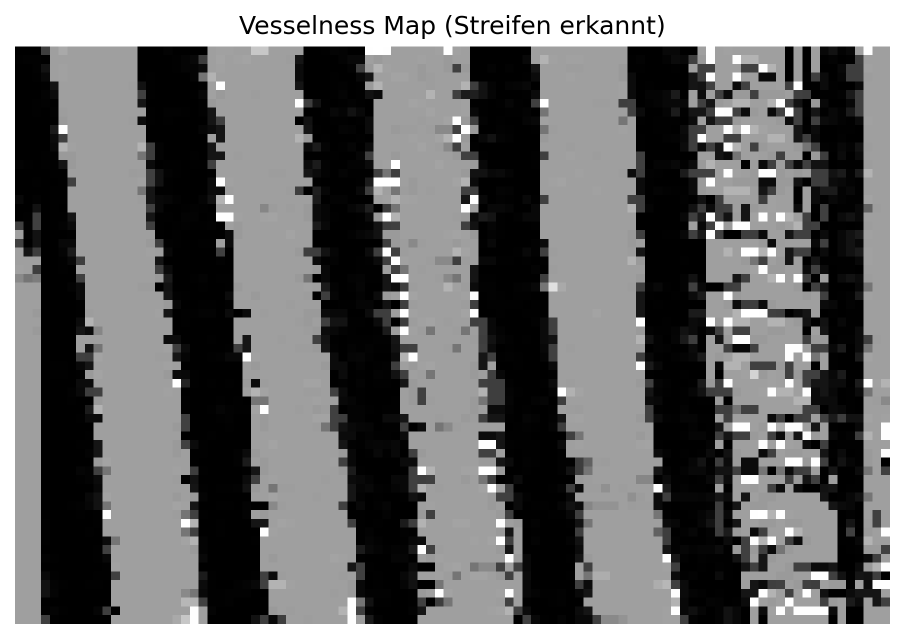
#> input picture blur_test/images/output_stripes.png, 1810 x 1278 px, given in place of testStripes5.jpg, which was not available (shown at 1/2 size)
$ python main.py
#> lines starting #> are read from the running program, lines starting #| are printed output that depends on the picture; after the words box and inside, x2 and y2 are one past the last pixel; in counts of white or black regions, pixels touching at a corner belong together; pictures that were not available may be replaced by others from this repository, and a replacement may not be noted
### blur_test/triangulation.py
import numpy as np

# Kamera
cam_in  = (700, 700, 320, 240)      # fx, fy, cx, cy
cam_ex  = (-0.6, 0.1, 0.0, 0, 0, 0)  # tx, ty, tz, rx, ry, rz

# Projektor
proj_in  = (850, 850, 400, 300)     # fx, fy, cx, cy
proj_ex  = (0.6, -0.1, 0.0, 0, 8, 0) # tx, ty, tz, rx, ry, rz

# Bildpunkte Test
cam_pxl = [(300, 270), (305, 270)]   # u, v
proj_pxl = [(445, 315), (450, 315)]  # u, v

def local_beam(u, v, intr):
    x = (u - intr[2])/intr[0]
    y = (v - intr[3])/intr[1]
    z = 1

    norm = np.sqrt(x**2 + y**2 + z)
    d = [x/norm, y/norm, z/norm]

    return d

def world_beam(d, extr):
    rx, ry, rz = np.deg2rad(extr[3:])
    R = Rz(rz) @ Ry(ry) @ Rx(rx)
    d = d @ R
    return d

def Rx(a):
    c, s = np.cos(a), np.sin(a)
    return np.array([
        [1, 0, 0],
        [0, c, -s],
        [0, s,  c]
    ])

def Ry(a):
    c, s = np.cos(a), np.sin(a)
    return np.array([
        [ c, 0, s],
        [ 0, 1, 0],
        [-s, 0, c]
    ])

def Rz(a):
    c, s = np.cos(a), np.sin(a)
    return np.array([
        [ c, -s, 0],
        [ s,  c, 0],
        [ 0,  0, 1]
    ])

def find_point(extr1, extr2, d, e):
    d1 = np.array(d)
    d2 = np.array(e)
    kor1 = np.array(extr1[:3])
    kor2 = np.array(extr2[:3])
    w = kor1 - kor2

    a = np.dot(d1,d1)
    b = np.dot(d1,d2)
    c = np.dot(d2,d2)
    d0 = np.dot(d1, w)
    e0 = np.dot(d2, w)

    delta = a*c - b**2
    if delta == 0:
        print("kein Punkt, geraden sind parallel")
        return 0

    t_near = (b*e0 - c*d0)/delta
    s_near = (a*e0 - b*d0)/delta

    X1 = t_near * d1 + kor1
    X2 = s_near * d2 + kor2

    return (X1 + X2)/2

def calculate_point(cam, proj):
    d = local_beam(cam[0], cam[1], cam_in)
    d = world_beam(d, cam_ex)
    e = local_beam(proj[0],proj[1], proj_in)
    e = world_beam(e, proj_ex)
    return find_point(cam_ex, proj_ex, d, e)

def calculate_all_points(cam, proj):
    points = []
    for c, p in cam, proj:
        points.append(calculate_point(c, p))
    return points

def save_ply_points(filename, cam_pxl, proj_pxl):
    points = np.array(calculate_all_points(cam_pxl, proj_pxl))
    assert points.ndim == 2 and points.shape[1] == 3

    n = points.shape[0]
    with open(filename, "w") as f:
        f.write("ply\n")
        f.write("format ascii 1.0\n")
        f.write(f"element vertex {n}\n")
        f.write("property float x\n")
        f.write("property float y\n")
        f.write("property float z\n")
        f.write("end_header\n")

        for x, y, z in points:
            f.write(f"{x} {y} {z}\n")

save_ply_points("test_points.ply", cam_pxl, proj_pxl)

### blur_test/stripeDetectionManySigma.py
# Beispiel: Graustufenbild einlesen
import cv2
import numpy as np
import matplotlib.pyplot as plt
from scipy.signal import find_peaks
from scipy.ndimage import gaussian_filter
from scipy.ndimage import binary_closing
import os
import re
import time

test_img_num = 5
sigmas = [1, 2, 3]
save_plot = False
save_img = False
one_line = False
#================================================================================================
# Visual functions
#================================================================================================
# [135 lines left out: functions save_image, plot_array, plot_array_over_img, img_vesselnessmap, mark_stripes, mark_window and 1 more, not called in this run]

#================================================================================================
# Essential functions
#================================================================================================
def read_image(img_name):       # Img einlesen
    folder = os.path.dirname(os.path.abspath(__file__))
    img_path = os.path.join(folder, "images", "testStripes" + str(img_name) + ".jpg")
    I_BGR = cv2.imread(img_path)
    I_GRAY  = cv2.cvtColor(I_BGR, cv2.COLOR_BGR2GRAY)
    return I_GRAY, I_BGR

def img_blurring(I_GRAY, sigmas):  # Img blurren
    I_sigmas = []
    count = 1
    for i in sigmas:
        ksize = int(6 * i + 1)
        I_sigma = cv2.GaussianBlur(I_GRAY, (ksize, ksize), sigmaX=i, sigmaY=i)  # (5, 5) Kernel, gibt Feldgröße an, sigma, gibt gewichtung an
        I_sigmas.append(I_sigma)
    return I_sigmas

def img_lambda(I_sigmas):       # Lambdas berechnen
    lambdas = []
    count = 0
    Ixxs = []
    Iyys = []
    Ixys = []
    for I_sigma in I_sigmas:
        Iyy = gaussian_filter(I_sigma, sigma=sigmas[count], order=(2,0))
        Ixx = gaussian_filter(I_sigma, sigma=sigmas[count], order=(0,2))
        Ixy = gaussian_filter(I_sigma, sigma=sigmas[count], order=(1,1))

        # da Große Sigma werden systematisch benachteiligt werden
        Ixx *= sigmas[count]**2
        Iyy *= sigmas[count]**2
        Ixy *= sigmas[count]**2
        count += 1

        tmp1 = (Ixx + Iyy) / 2.0
        tmp2 = np.sqrt(((Ixx - Iyy)/2)**2 + (Ixy**2))
        lambda1 = tmp1 + tmp2
        lambda2 = tmp1 - tmp2
        lambdas.append((lambda1, lambda2))

        # Um alle Ableitungen plotten zu können
        Ixxs.append(Ixx)
        Iyys.append(Iyy)
        Ixys.append(Ixy)
    if save_plot and one_line is False:
        plot_array_over_img(Ixxs, "2_Ableitungen", True, I_RGB)
    return lambdas

def img_vesselness(lambdas, alpha, beta): # erstellt vesselness map
    eps = 1e-8
    V_all = []

    for lambda1, lambda2 in lambdas:
        # 1) Sortieren: |λ1| >= |λ2|
        l1 = lambda1
        l2 = lambda2
        switch = np.abs(lambda2) > np.abs(lambda1)
        l1, l2 = np.where(switch, lambda2, lambda1), np.where(switch, lambda1, lambda2)

        # 2) Vesselness-Formel
        mask = l1 > 0
        R = abs(l2 / (l1 + eps))
        S = l1**2 + l2**2
        V = np.zeros_like(l1)
        V[mask] = np.exp(-alpha * R[mask]) * (1 - np.exp(-beta * S[mask]))
        V_all.append(V)

    # Multi-scale Vesselness -> Pixelweises Maximum über alle sigma
    V_all = np.stack(V_all, axis=0)
    V_max = np.max(V_all, axis=0)

    # Normierung
    V_norm = (V_max - np.min(V_max)) / (np.max(V_max) - np.min(V_max) + eps)

    return V_norm, V_all, V_max

# [15 lines left out: function find_mask, not called in this run]

def detect_stripes(I_RGB_max, y): # scannt nach peaks und filtert mit der vesellnes map
    peaks, props = find_peaks(I_RGB_max[y], prominence= 10, distance=10)
    return peaks

# [88 lines left out: functions find_true_stripes, color_detection, color_mapping, colorline_detection, test_accuracy, create_projector_values, not called in this run]

def get_projector_values(window_size):
    if test_img_num != 1:
        projector_points = []
        projector_color = []
        with open("blur_test/peaks_projector.txt", "r", encoding="utf-8") as f:
            for line in f:
                projector_points.append(int(line))
        with open("blur_test/color_projector.txt", "r", encoding="utf-8") as f:
            for line in f:
                projector_color.append(line.rstrip('\n'))

        projector_values = {}
        for i in range(len(projector_color) - window_size + 1):
            key = tuple(projector_color[i: i + window_size])
            value = projector_points[i: i + window_size]
            projector_values[key] = value
        return projector_values
    else:
        return None, None

# [118 lines left out: functions find_window, find_window_fast, find_window_correct, not called in this run]

def find_window_quick():
    pass

def calc_one_line(I_RGB, I_BGR, V_norm):
    if one_line:
        y_scan = I_RGB.shape[0] // 2
        I_RGB_max = np.max(I_RGB, axis=2)
        peaks = detect_stripes(V_norm, I_RGB_max, y_scan)
        colorcombination = colorline_detection(I_RGB, y_scan, peaks)
        print(colorcombination)
        create_projector_values(peaks, colorcombination)
        #if test_img_num <= 6:
            #print(test_accuracy(colorcombination, test_img_num))

def calc_multiple_lines(I_RGB, I_BGR, V_norm):   #Funktion zu langsam
    if one_line is False:
        #all_old_peaks = []
        all_points_camera = []
        all_points_projector = []
        #all_intervall_anfang = []
        #all_intervall_ende = []

        I_RGB_max = np.max(I_RGB, axis=2)   # shape: (H, W)
        projector_values = get_projector_values(5)

        time_mask = 0
        time_stripes = 0
        time_true_stripes = 0
        time_window = 0

        start_loop = time.perf_counter()
        for y in range(0, I_RGB.shape[0]):    # Schleife zu langsam
            start_mask = time.perf_counter()
            intervall_anfang, intervall_ende = find_mask(V_norm, y)                                       #!!!!!!!
            end_mask = time.perf_counter()
            time_mask += (end_mask - start_mask)
            start_stripes = time.perf_counter()
            peaks = detect_stripes(I_RGB_max, y)                                                          #!!!!!!!
            end_stripes = time.perf_counter()
            time_stripes += (end_stripes - start_stripes)
            start_true_stripes = time.perf_counter()
            #peaks = find_true_stripes(peaks,intervall_anfang, intervall_ende)                        #!!!!!!!
            end_true_stripes = time.perf_counter()
            time_true_stripes += (end_true_stripes - start_true_stripes)
            start_window = time.perf_counter()
            if len(peaks) >= 5 and len(projector_values) >= 5:
                colorcombination = colorline_detection(I_RGB, y, peaks)                              #!!!!!!!
                #all_colorcombination.append(colorcombination)
                c, p = find_window(projector_values, colorcombination, peaks, 5) #!!!!!!!
                for i in range(len(c)):
                    all_points_camera.append((c[i],y))
                    all_points_projector.append((p[i],y))
            else:
                #all_colorcombination.append([])
                pass
            #print(y)
            end_window = time.perf_counter()
            time_window += (end_window - start_window)

        end_loop = time.perf_counter()
        print("Time for loop     : " + str(end_loop - start_loop))
        print("-----------------------------------------------")
        print("Time for maske    : " + str(round(time_mask, 3))+ " s")
        print("Time for stripes  : " + str(round(time_stripes,3))+ " s")
        print("Time for true_str : " + str(round(time_true_stripes,3))+ " s")
        print("Time for window   : " + str(round(time_window, 3))+ " s")

        show_peaks = False
        if show_peaks:
            overlay = I_RGB.copy().astype(float) / 255.0

            plt.figure(figsize=(10,10))
            plt.imshow(overlay)

            # [13 lines of commented-out code are left out]

            plt.title("Intervalle und Peaks")
            plt.show()
        return all_points_camera, all_points_projector
    return None, None

def get_vessels():
    I_GRAY, I_BGR = read_image(test_img_num)
#> in read_image, I_BGR is the input picture: shape (1278, 1810, 3); min 0, max 255, mean 110.3
    I_RGB = cv2.cvtColor(I_BGR, cv2.COLOR_BGR2RGB)
    I_sigmas = img_blurring(I_GRAY, sigmas)
#> after the loop in img_blurring, `for i in sigmas:`: I_sigmas = 3 items
    lambdas = img_lambda(I_sigmas)
    V_norm, V_all, V_max = img_vesselness(lambdas, 0.5, 0.5 )
    return I_RGB, I_BGR, V_norm

#================================================================================================
# Main
#================================================================================================
def main():

    I_RGB, I_BGR, V_norm = get_vessels()
#> the loop in img_lambda, `for I_sigma in I_sigmas:` made 3 passes
#> pass 1, in img_lambda, `tmp1 = (Ixx + Iyy) / 2.0`:
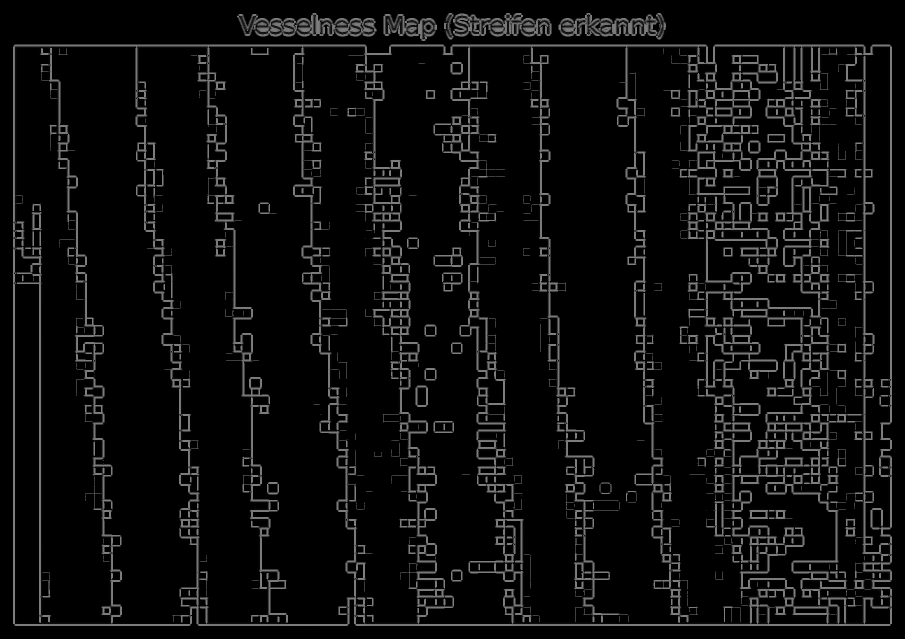
#> tmp1: shape (1278, 1810) float64 (shown at 1/2 size); min 0, max 127.5, mean 13.2
#> after the loop in img_lambda, `for I_sigma in I_sigmas:`:
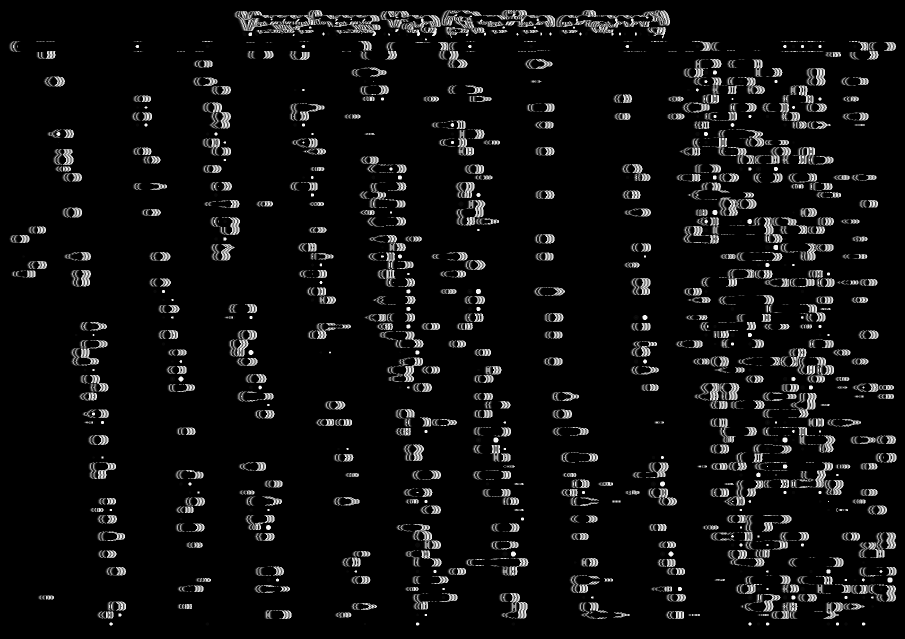
#> Ixy: shape (1278, 1810) (shown at 1/2 size); min 0, max 252, mean 14.5
#> after the loop in img_lambda, `for I_sigma in I_sigmas:`:
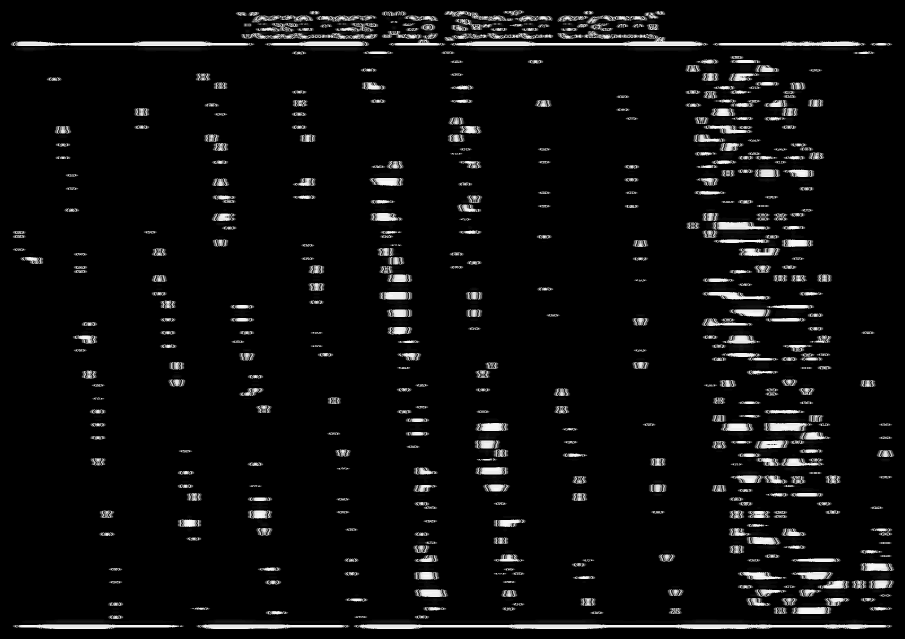
#> Iyy: shape (1278, 1810) (shown at 1/2 size); min 0, max 255, mean 12.5
#> after the loop in img_lambda, `for I_sigma in I_sigmas:`: count = 3; lambdas = 3 items
#> the loop in img_vesselness, `for lambda1, lambda2 in lambdas:` made 3 passes
#> pass 1, in img_vesselness, `l2 = lambda2`:
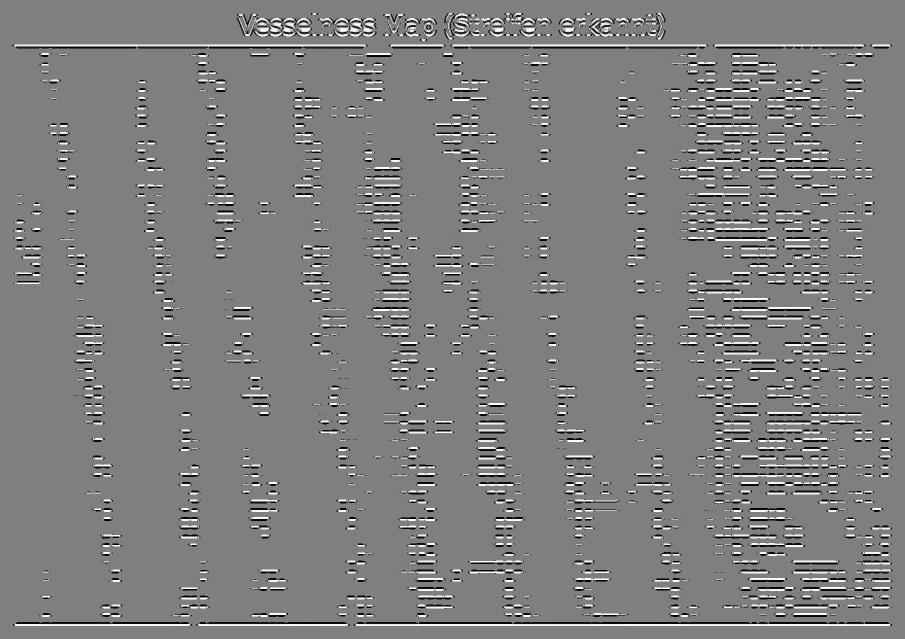
#> l2: shape (1278, 1810) float64 (shown at 1/2 size); min -127.9, max 127, mean -0.1; drawn with min black and max white
#> pass 1, in img_vesselness, `mask = l1 > 0`:
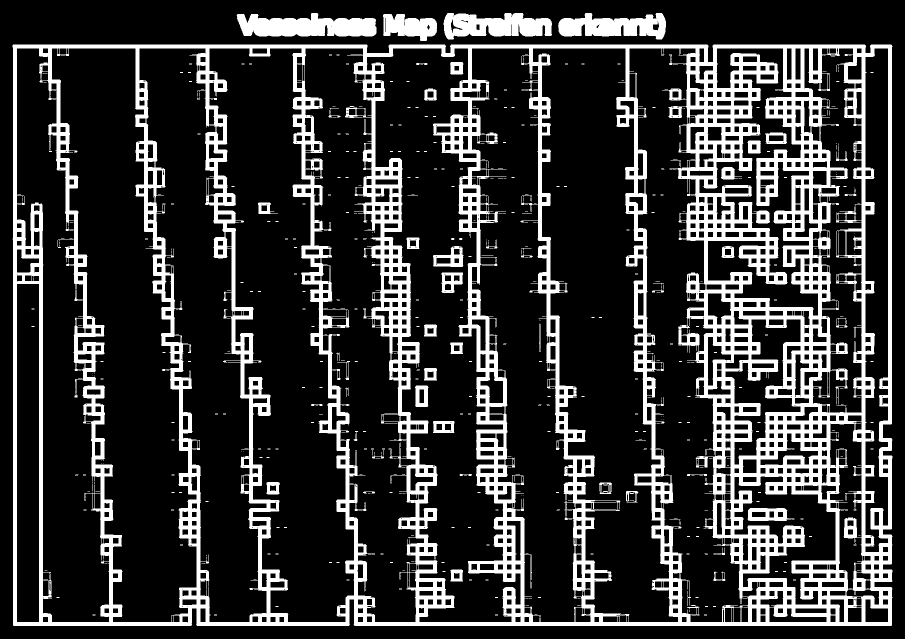
#> mask: shape (1278, 1810) bool (shown at 1/2 size); 21.1% white; 687 white regions (616 under 20 px), largest, box (x1, y1, x2, y2) and area: (25, 89, 1785, 1252) 440270, (473, 26, 753, 73) 9811, (887, 26, 1104, 79) 8070
#> after the loop in img_vesselness, `for lambda1, lambda2 in lambdas:`:
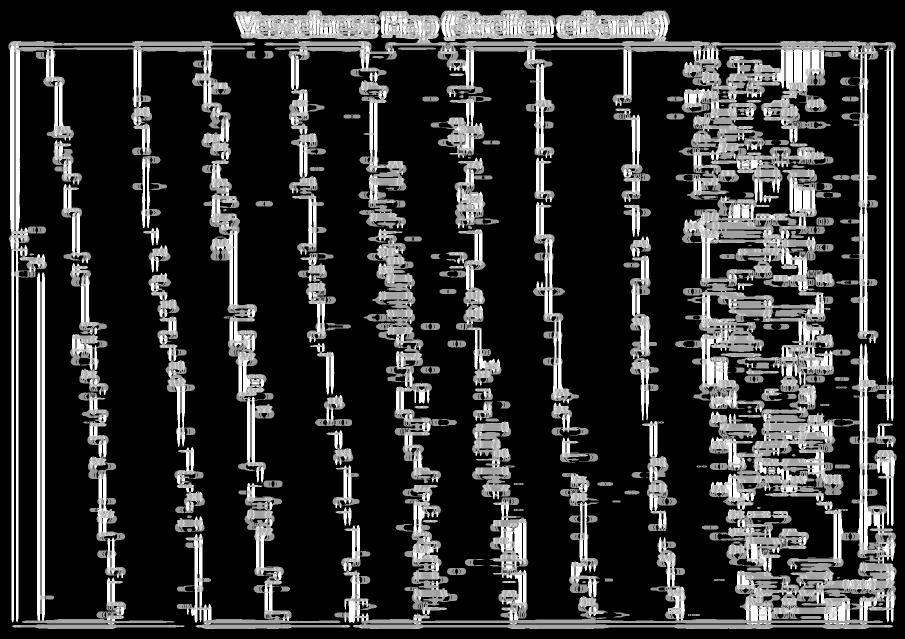
#> V: shape (1278, 1810) float64 (shown at 1/2 size); min 0, max 1, mean 0.197
#> in img_vesselness, `V_max = np.max(V_all, axis=0)`:
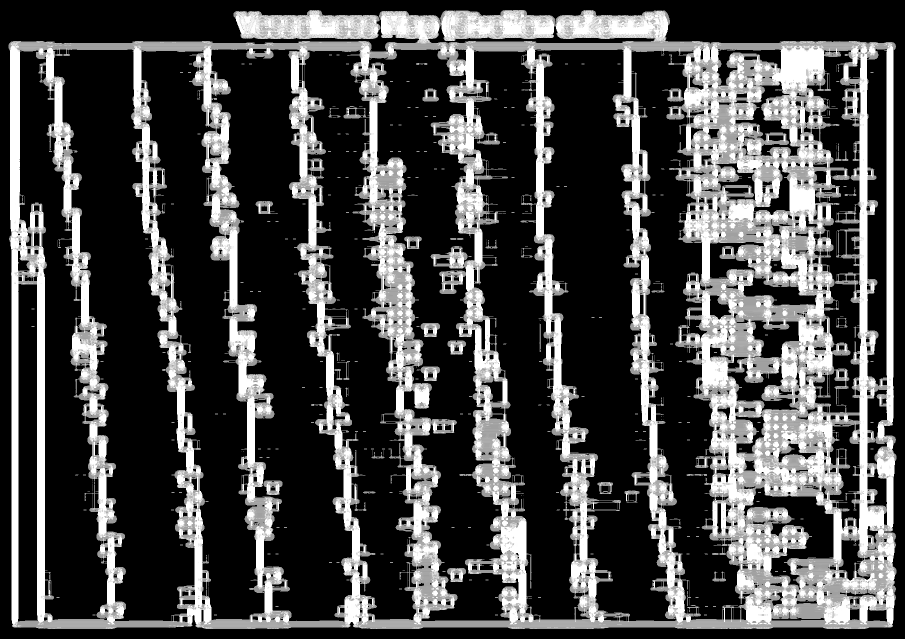
#> V_max: shape (1278, 1810) float64 (shown at 1/2 size); min 0, max 1, mean 0.283
    calc_one_line(I_RGB, I_BGR, V_norm)
    points_camera, points_projector = calc_multiple_lines(I_RGB, I_BGR, V_norm)
#> (reads blur_test/peaks_projector.txt from the repository)
    print ("Punkte gefunden: " + str(len(points_projector)) + " / " + str(102 * 1080) + "  : " + str(round(len(points_projector)/(102*1080) * 100, 2)) + " %")
    return points_camera, points_projector

# [6 lines that do not run on import are left out]
#================================================================================================
# Images and Plots
#================================================================================================
if save_img and one_line is False:
    #img_vesselnessmap(V_norm)
    #mark_stripes()
    count = 1
    for i in I_sigmas:
        #save_image(i, "gray", f"img{test_img_num}_blurred   Sigma: " + str(count), f"images/img{test_img_num}_blurred_{sigmas[count-1]}.png" )
        count += 1

if save_plot and one_line is True:
    #plot_array(I_RGB, "img" + str(test_img_num) + "_Original.png", False)
    if save_img is False:
        mark_stripes()
    #plot_array_over_img(I_sigmas, "img" + str(test_img_num) + "_Sigmas", True, I_RGB)
    # in img_labda ist ein plotaufruf für Ixx
    #plot_array_over_img(V_all, "img" + str(test_img_num) + "_V_all_img", True, I_RGB)
    plot_array_over_img(V_max, "img" + "_V_max_img", False, I_RGB, 20)
    #plot_array(V_max, "img" + str(test_img_num) + "_V_max", False)

### blur_test/main.py
import stripeDetectionManySigma as sd
import triangulation as tr

#> (the run stopped early here; a loop or call above may not have finished)
